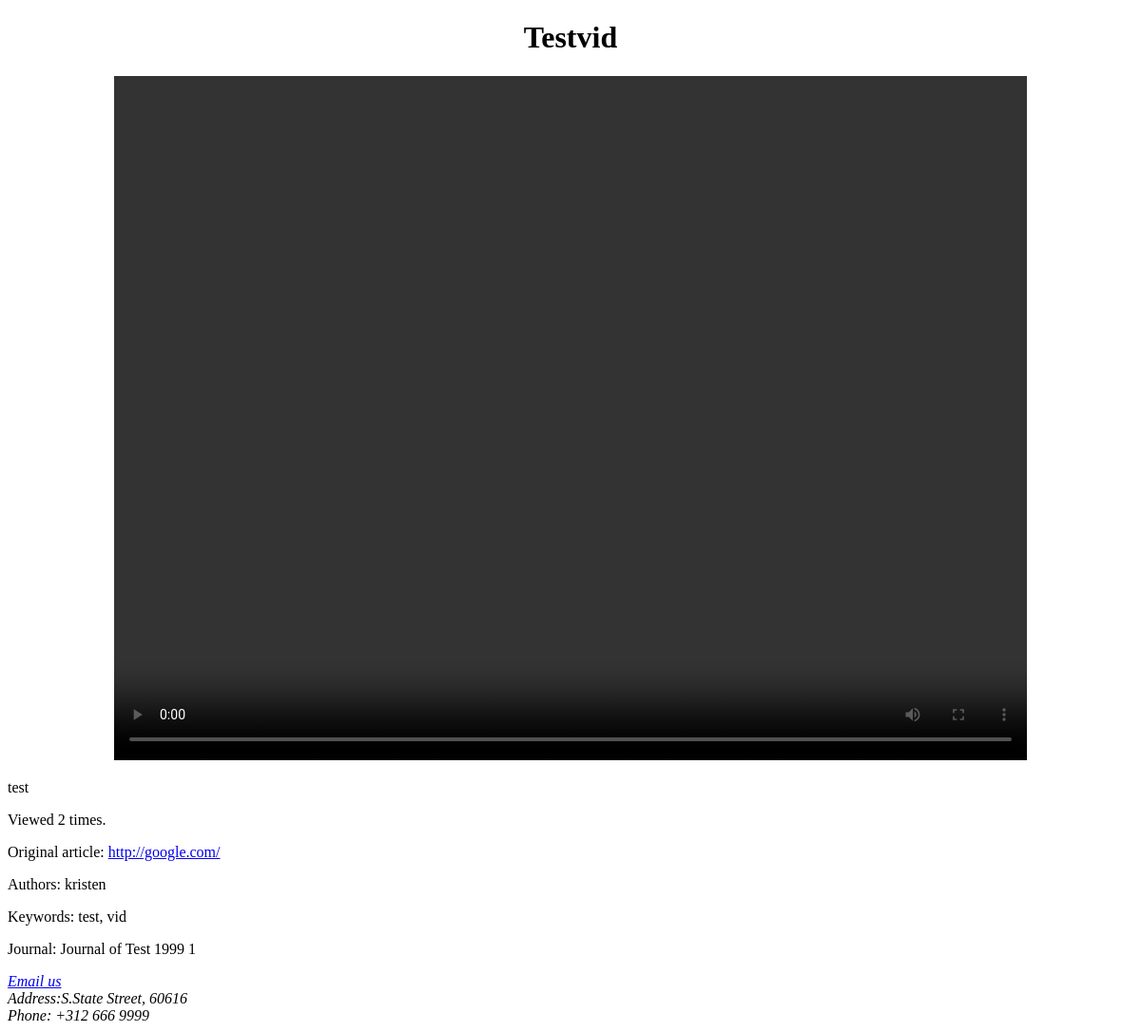
The app's page /videos/view/1/, older data.
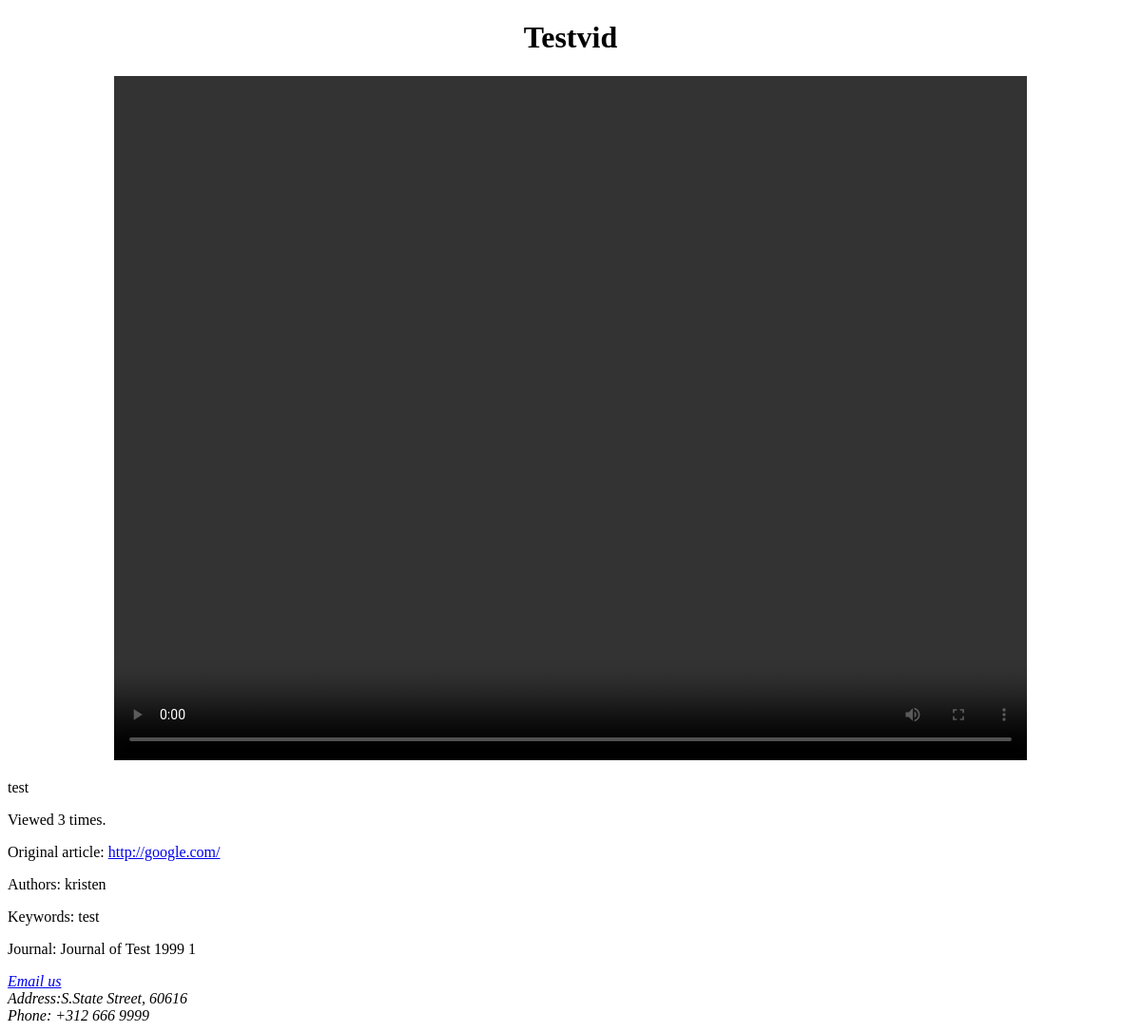
The same page, newer data.
### videos/models.py (models this page shows, shortened)
class Video(models.Model):
        title = models.CharField(max_length=100, unique=True)
        uploader = models.ForeignKey(User)
        description = models.TextField()
        uploadDate = models.DateField(default=datetime.datetime.now(), editable=False)
        viewCount = models.PositiveIntegerField(default=0)
        url = models.URLField()
        authors = models.ManyToManyField(Author)
        keywords = models.ManyToManyField(Keyword)
        journal = models.ForeignKey(Journal)
        video = models.FileField(upload_to='videos/')

class Keyword(models.Model):
        keyword = models.CharField(max_length=100, unique=True)
        def __unicode__(self):
                return self.keyword

class Author(models.Model):
        name = models.CharField(max_length=50)
        email = models.EmailField()
        def __unicode__(self):
                return self.name

class Journal(models.Model):
        name = models.CharField(max_length=100)
        year = models.PositiveIntegerField()
        edition = models.PositiveIntegerField()
        def __unicode__(self):
                return "%s %s %s" % (self.name, self.year, self.edition)

### videos/views.py (the view)
# urls.py: url(r'^view/(?P<pk>\d+)/$', views.VideoView.as_view(), name='view'),
class VideoView(generic.DetailView):
        template_name = 'videos/view.html'
        model = Video

### videos/templates/videos/view.html (shortened to what this page needs)
<!DOCTYPE html>
<html>
<head>
</head>
<body>
<h1 style="text-align:center">{{ video.title }}</h1>
<p align="center">
<video src="{{ video.video.url }}" width="960" height="720" controls="controls">
</video>
</p>
<p>{{ video.description }}</p>
<p>Viewed {{ video.viewCount }} times.</p>
<p>Original article: <a href="{{ video.url }}" target="_blank">{{ video.url }}</a></p>
<p>Authors: {{ video.authors.all|join:", " }}</p>
<p>Keywords: {{ video.keywords.all|join:", " }}</p>
<p>Journal: {{ video.journal }}</p>
<address>
<a href="mailto:da000@gmail.com">Email us</a><br>
Address:S.State Street, 60616<br>
Phone: +312 666 9999
</address>
</body>
</html>

Row changes from the older to the newer data that the page shows:
changed Video "Testvid": viewCount "2" → "3"; keywords.all "test, vid" → "test"
